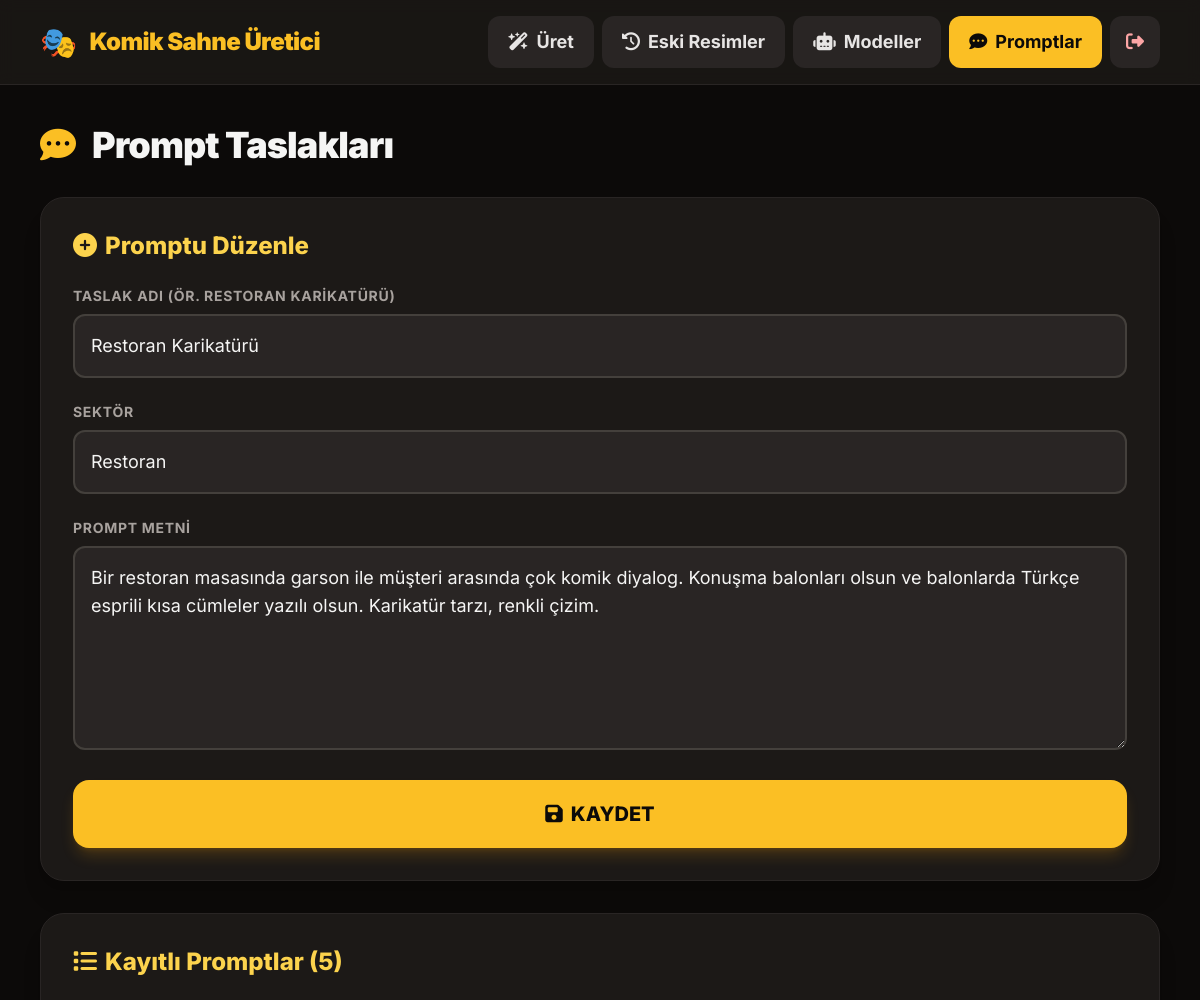
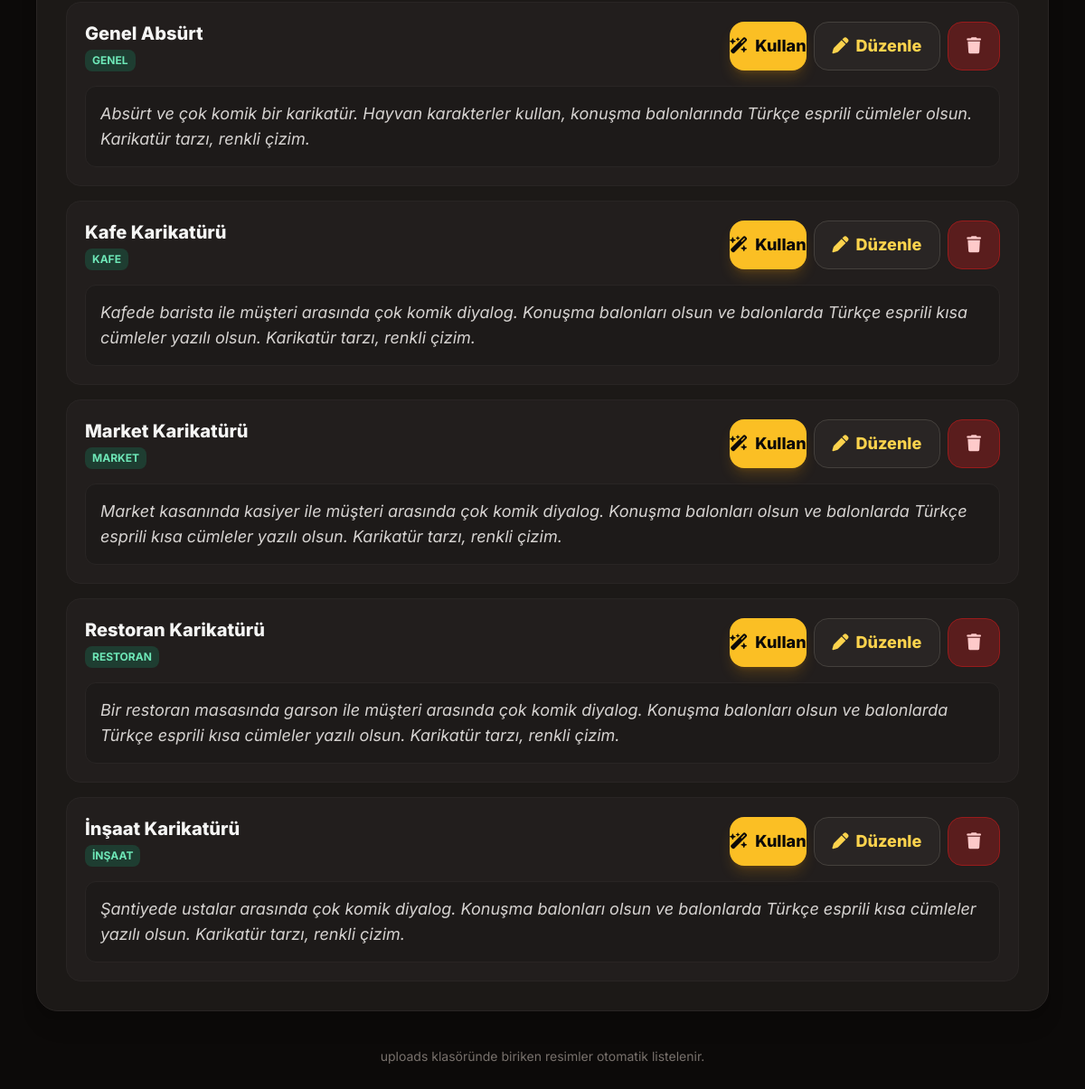
The page /prompts.php?duzenle=1 (signed in) on the database its author committed (2 pictures, top to bottom).
### tables this page shows
CREATE TABLE promptlar (
        id INTEGER PRIMARY KEY AUTOINCREMENT,
        ad TEXT NOT NULL,
        sektor TEXT NOT NULL DEFAULT '',
        metin TEXT NOT NULL
    );

### prompts.php (the view, shortened to what this page needs)
<?php
require __DIR__ . '/config.php';
$pdo = db();
$duzenle = null;
if (!empty($_GET['duzenle'])) {
    $h = $pdo->prepare("SELECT * FROM promptlar WHERE id=?");
    $h->execute([(int)$_GET['duzenle']]);
    $duzenle = $h->fetch() ?: null;
}
$promptlar = $pdo->query("SELECT * FROM promptlar ORDER BY sektor, ad")->fetchAll();
?>
<div class="space-y-8">
  <div class="flex items-center gap-4">
    <i class="fa-solid fa-comment-dots text-4xl text-amber-400"></i>
    <h1 class="font-black text-3xl md:text-4xl tracking-tight">Prompt Taslakları</h1>
  </div>
  <div class="card">
    <h2 class="font-extrabold text-2xl mb-6 text-amber-300">
      <i class="fa-solid fa-circle-plus mr-2"></i><?= $duzenle ? 'Promptu Düzenle' : 'Yeni Prompt Ekle' ?>
    </h2>
    <form method="post" class="space-y-6">
      <div>
        <label class="label">Taslak Adı (ör. Restoran Karikatürü)</label>
        <input class="input" type="text" name="ad" required value="<?= htmlspecialchars($duzenle['ad'] ?? '') ?>" placeholder="Seçim kutusunda görünecek ad">
      </div>
      <div>
        <label class="label">Sektör</label>
        <input class="input" type="text" name="sektor" list="sektor_onerileri" value="<?= htmlspecialchars($duzenle['sektor'] ?? '') ?>" placeholder="Ör. Restoran">
      </div>
      <div>
        <label class="label">Prompt Metni</label>
        <textarea class="input" name="metin" rows="6" required placeholder="Resim için istediğin sahneyi yaz..."><?= htmlspecialchars($duzenle['metin'] ?? '') ?></textarea>
      </div>
      <button type="submit" class="btn-main">
        <i class="fa-solid <?= $duzenle ? 'fa-floppy-disk' : 'fa-circle-plus' ?>"></i>
        <?= $duzenle ? 'KAYDET' : 'PROMPTU EKLE' ?>
      </button>
    </form>
  </div>
  <div class="card">
    <h2 class="font-extrabold text-2xl mb-6 text-amber-300"><i class="fa-solid fa-list mr-2"></i>Kayıtlı Promptlar (<?= count($promptlar) ?>)</h2>
    <?php if (!$promptlar): ?>
      <div class="text-center py-10 text-stone-400">
        <i class="fa-solid fa-comment-dots text-6xl mb-4 text-stone-700"></i>
        <p class="text-2xl font-bold">Henüz prompt yok.</p>
        <p class="mt-2">Yukarıdan ilk taslağını ekle.</p>
      </div>
    <?php else: ?>
      <div class="space-y-4">
        <?php foreach ($promptlar as $p): ?>
          <div class="rounded-2xl border border-stone-800 bg-stone-800/50 p-5">
            <div class="flex flex-col md:flex-row md:items-center justify-between gap-4 md:gap-6">
              <div>
                <div class="font-extrabold text-xl"><?= htmlspecialchars($p['ad']) ?></div>
                <?php if ($p['sektor'] !== ''): ?>
                  <span class="inline-block mt-1 text-xs font-bold uppercase px-2 py-1 rounded-lg bg-emerald-500/20 text-emerald-300"><?= htmlspecialchars($p['sektor']) ?></span>
                <?php endif; ?>
              </div>
              <div class="flex gap-2 shrink-0">
                <a href="generate.php?prompt_id=<?= (int)$p['id'] ?>" class="btn-main !py-2 !text-lg md:w-auto"><i class="fa-solid fa-wand-magic-sparkles"></i> Kullan</a>
                <a href="prompts.php?duzenle=<?= (int)$p['id'] ?>" class="btn-ikincil"><i class="fa-solid fa-pen"></i> Düzenle</a>
                <a href="prompts.php?sil=<?= (int)$p['id'] ?>" class="btn-tehlike" onclick="return confirm('Bu prompt silinsin mi?')"><i class="fa-solid fa-trash"></i></a>
              </div>
            </div>
            <div class="mt-4 text-stone-300 text-lg rounded-xl bg-stone-900/70 border border-stone-800 p-4 italic"><?= nl2br(htmlspecialchars($p['metin'])) ?></div>
          </div>
        <?php endforeach; ?>
      </div>
    <?php endif; ?>
  </div>
</div>

### config.php (style rules this page uses)
.input { @apply w-full rounded-xl bg-stone-800 border-2 border-stone-700 px-4 py-4 text-lg text-stone-100 placeholder-stone-500 focus:outline-none focus:border-amber-400 transition; }
.label { @apply block text-sm font-bold uppercase tracking-wider text-stone-400 mb-2; }
.btn-main { @apply inline-flex items-center justify-center gap-2 w-full rounded-2xl bg-amber-400 hover:bg-amber-300 text-stone-950 text-xl font-extrabold py-5 shadow-lg shadow-amber-500/20 transition active:scale-95; }
.btn-ikincil { @apply inline-flex items-center justify-center gap-2 rounded-2xl bg-stone-800 hover:bg-stone-700 text-amber-300 text-lg font-extrabold px-5 py-3 border border-stone-700 transition active:scale-95; }
.btn-tehlike { @apply inline-flex items-center justify-center gap-2 rounded-2xl bg-red-900/60 hover:bg-red-800 text-red-200 text-lg font-extrabold px-5 py-3 border border-red-800 transition active:scale-95; }
.card { @apply bg-stone-900 border border-stone-800 rounded-3xl p-6 md:p-8 shadow-xl; }

### rows shown on the page
promptlar: ad "Restoran Karikatürü", sektor "Restoran", metin "Bir restoran masasında garson ile müşteri arasında çok komik diyalog. Konuşma balonları olsun ve balonlarda Türkçe esprili kısa cümleler yazılı olsun. Karikatür tarzı, renkli çizim.", sektor "RESTORAN"
promptlar: ad "Genel Absürt", sektor "GENEL", metin "Absürt ve çok komik bir karikatür. Hayvan karakterler kullan, konuşma balonlarında Türkçe esprili cümleler olsun. Karikatür tarzı, renkli çizim."
promptlar: ad "Kafe Karikatürü", sektor "KAFE", metin "Kafede barista ile müşteri arasında çok komik diyalog. Konuşma balonları olsun ve balonlarda Türkçe esprili kısa cümleler yazılı olsun. Karikatür tarzı, renkli çizim."
promptlar: ad "Market Karikatürü", sektor "MARKET", metin "Market kasanında kasiyer ile müşteri arasında çok komik diyalog. Konuşma balonları olsun ve balonlarda Türkçe esprili kısa cümleler yazılı olsun. Karikatür tarzı, renkli çizim."
promptlar: ad "İnşaat Karikatürü", sektor "İNŞAAT", metin "Şantiyede ustalar arasında çok komik diyalog. Konuşma balonları olsun ve balonlarda Türkçe esprili kısa cümleler yazılı olsun. Karikatür tarzı, renkli çizim."

### other values the page prints
$l[0] "Üret"
$l[0] "Eski Resimler"
$l[0] "Modeller"
$l[0] "Promptlar"
count($promptlar) "5"
